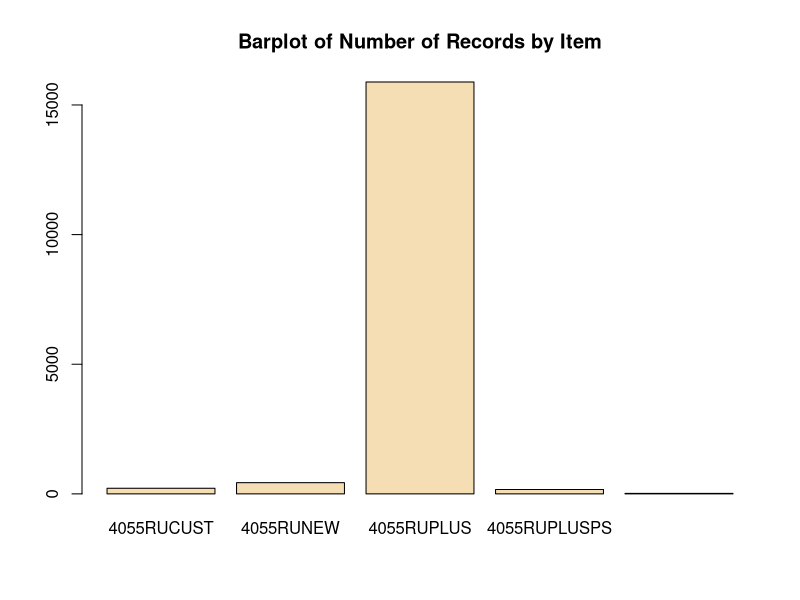
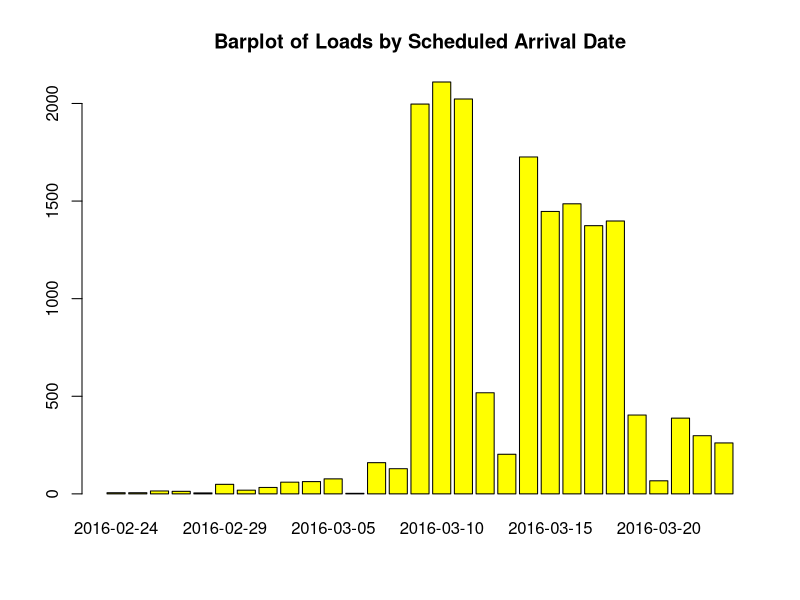
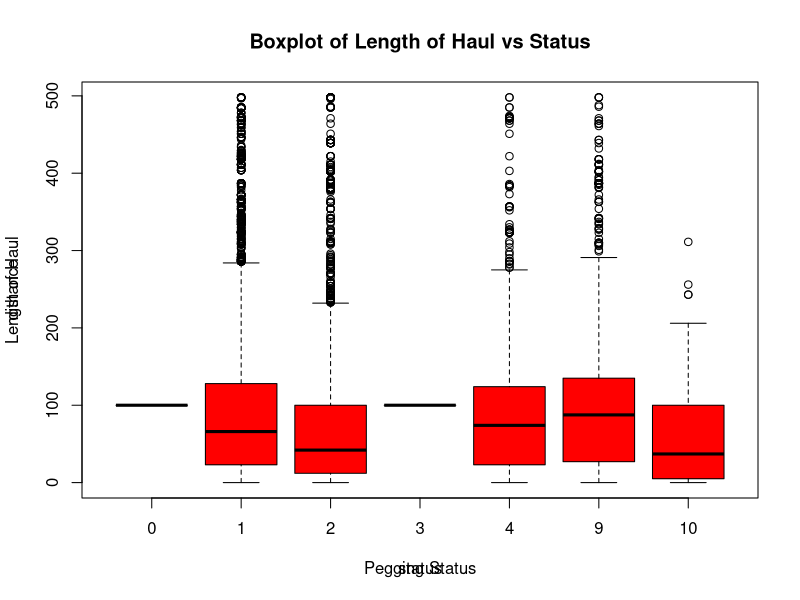
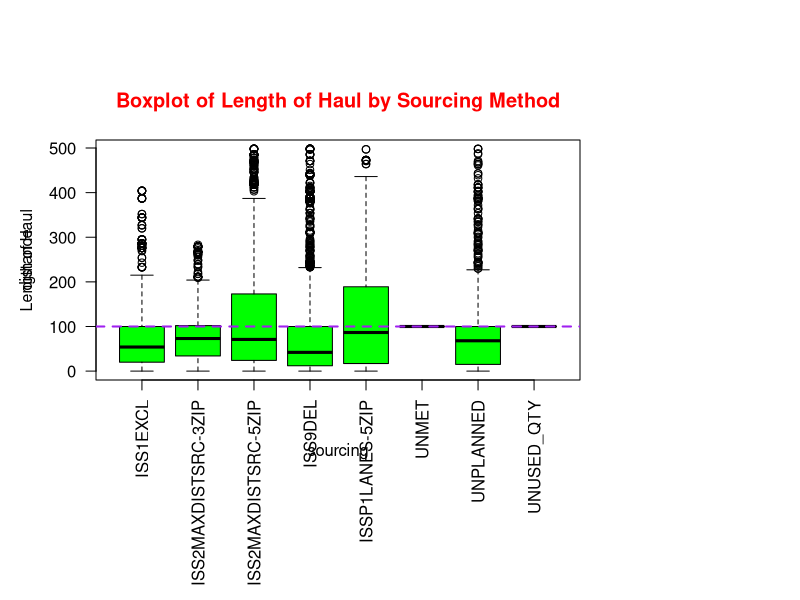
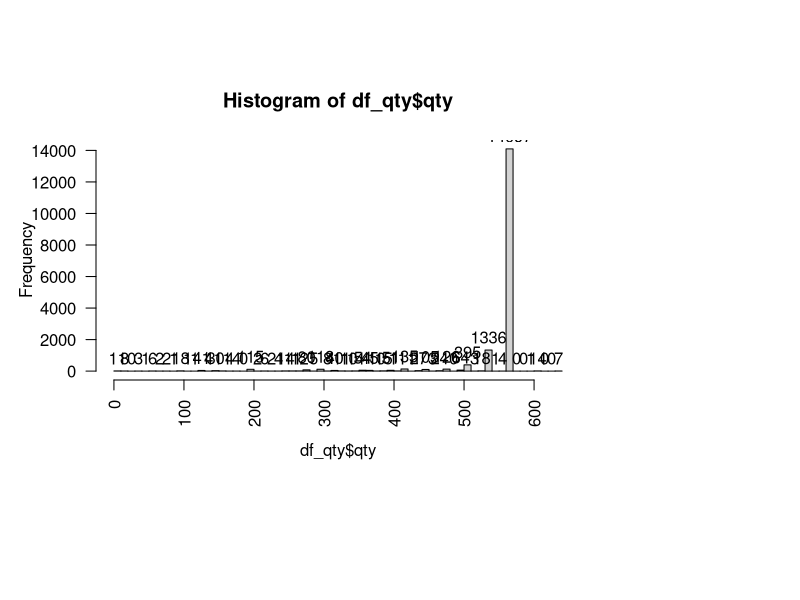
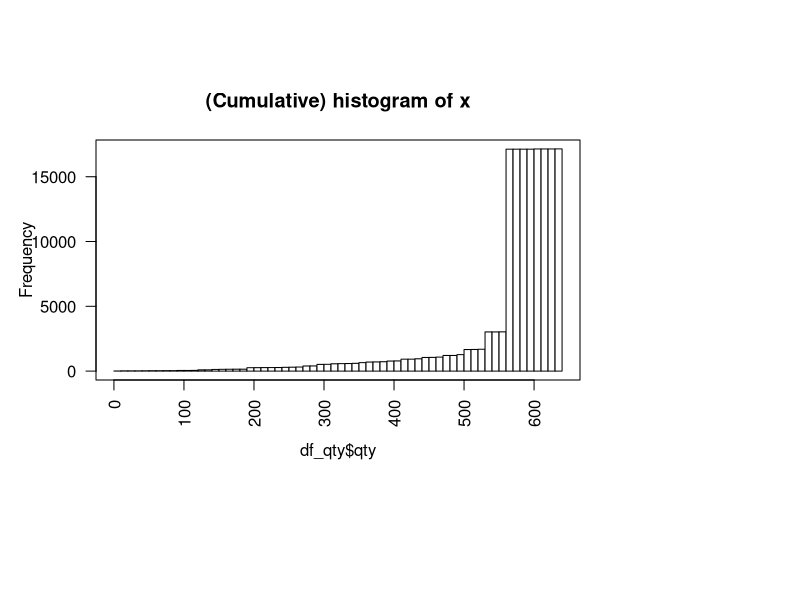
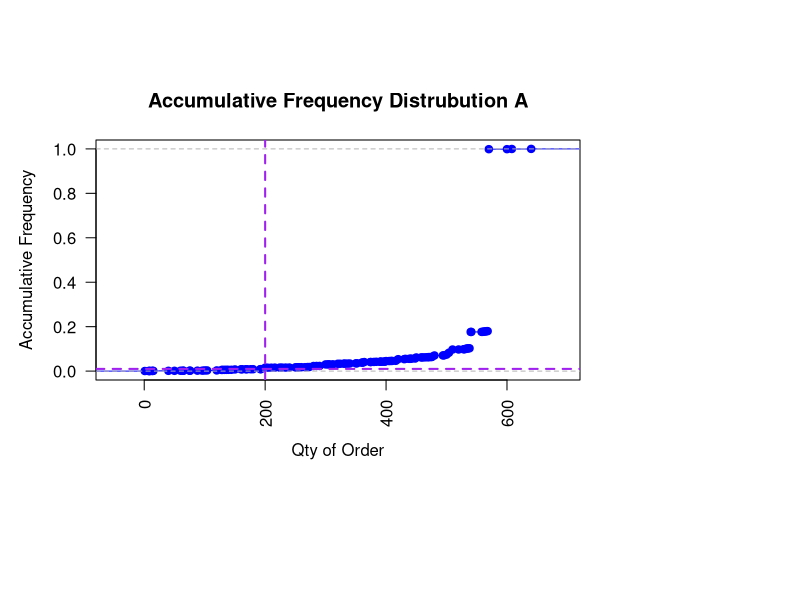
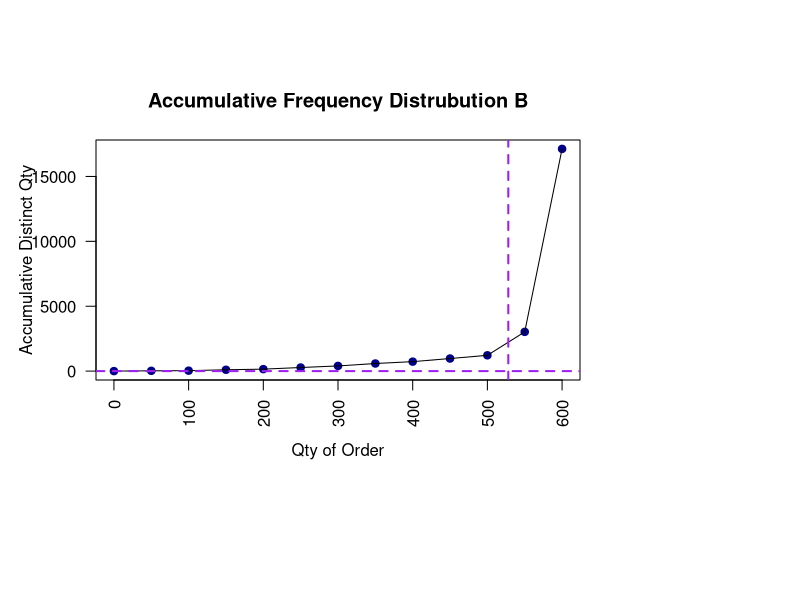

Generate these figures, in order, with R:
setwd("C:/SQLDEVELOPER_CODE_PROD/MAK_CUST_TABLE")

df_cust_table <- read.csv("MAK_DWIGHTS_MAK_CUST_DATA.csv", header=TRUE, sep="|")
names(df_cust_table) <- tolower(names(df_cust_table))

df_cust_table$needshipdate <- as.Date(df_cust_table$needshipdate)
df_cust_table$needarrivdate <- as.Date(df_cust_table$needarrivdate)
df_cust_table$schedarrivdate <- as.Date(df_cust_table$schedarrivdate)
df_cust_table$schedshipdate <- as.Date(df_cust_table$schedshipdate)
df_cust_table$run_date <- as.Date(df_cust_table$run_date)


df_500 <- df_cust_table[df_cust_table$distance <= 500 ,]
summary(df_500)
sub1 <- aggregate(distance ~ needarrivdate, df_500[df_500$status==1 
                                                   | df_500$status==4,], mean)
sub2 <- aggregate(distance ~ needarrivdate, df_500[df_500$status==2 
                                                   | df_500$status==3,], mean)




barplot(table(df_500$co_item)
          , col="wheat"
          , main="Barplot of Number of Records by Item")

barplot(table(df_500$schedarrivdate)
          , col="yellow"
          , main="Barplot of Loads by Scheduled Arrival Date")

boxplot(distance ~ status, data=df_500, col="red")
title(  main="Boxplot of Length of Haul vs Status"
      #,sub="sub-title"
      ,xlab="Pegging Status"
      ,ylab="Length of Haul")

par(las=2, par(mar=c(5, 4, 4, 5))
         ,omd = c(.02, .85, .2, .9) # Set the margins
    )
boxplot(distance ~ sourcing, data=df_500, col="green")
title(  main="Boxplot of Length of Haul by Sourcing Method"
      #,sub="Boxplot of Lenth of Haul Vs Souring method"
#       ,xlab="Sourcing Method"
       ,ylab="Length of Haul"
       ,cex.lab=0.95
       ,col.main="red"
       ,col.sub="blue"
       ,col.lab="black"
       ,las=2)
abline(h=100, col="purple", lwd=2, lty=2)


df_qty <- df_cust_table
head(df_qty)
df_qty <- df_qty[ df_qty$u_sales_document=='Z1AA'
              & df_qty$co_qty <= 700,]
head(df_qty)
names(df_qty$co_qty)="qty"
h <- hist(df_qty$qty, labels=TRUE, breaks=50)
h$counts     <- cumsum(h$counts)
h$density    <- cumsum(h$density)
plot(h, freq=TRUE
      , main="(Cumulative) histogram of x"
      , col="white"
      , border="black")
box()

plot(ecdf(df_qty$qty)
      , main="Accumulative Frequency Distrubution A"
      , xlab="Qty of Order"
      , ylab="Accumulative Frequency"
      , col="blue"
      , ylim=c(0,1)
)

abline(h=0.01, col="purple", lwd=2, lty=2)
abline(v=200, col="purple", lwd=2, lty=2)


load_qty = df_qty$qty
breaks = seq(0, 600, by=50) 
load_qty.cut = cut(load_qty, breaks, right=FALSE) 
load_qty.freq = table(load_qty.cut)
cumfreq0 = c(0, cumsum(load_qty.freq))

plot(breaks, cumfreq0,
     , main="Accumulative Frequency Distrubution B"
     , xlab="Qty of Order"
     , ylab="Accumulative Distinct Qty"
     , col="darkblue"
     , pch=19
)
lines(breaks, cumfreq0)
abline(h=0.05, col="purple", lwd=2, lty=2)
abline(v=528, col="purple", lwd=2, lty=2)


df_cum <- read.csv("accum_qty.csv", header=TRUE, sep="|")
names(df_cum) <- tolower(names(df_cum))
names(df_cum)
plot(df_cum$order_qty, df_cum$cumulative_percent
     , main="Accumulative Frequency Distrubution Order Qty"
     , xlab="Qty of Order"
     , ylab="Accumulative Pecent of Total Pallets"
     , col="blue"
     , ylim=c(0,1), type='b'
     , pch=19
)
abline(h=0.05, col="green", lwd=2, lty=2)
abline(v=528, col="red", lwd=2, lty=2)
abline(h=0.005, col="brown", lwd=2, lty=2)
abline(v=300, col="black", lwd=2, lty=2)
legend("topleft", lty = c(2,2), lwd=c(2.5,2.5), 
       col = c(  "red"
                ,"green"
                ,"black"
                ,"maroon"
              )
       ,cex=0.5
       ,legend = c( "Qty=528 pallets"
                   ,"Cuml% =5.036"
                   ,"Qty=300 Pallets"
                   , "Cuml%=0.512"))

